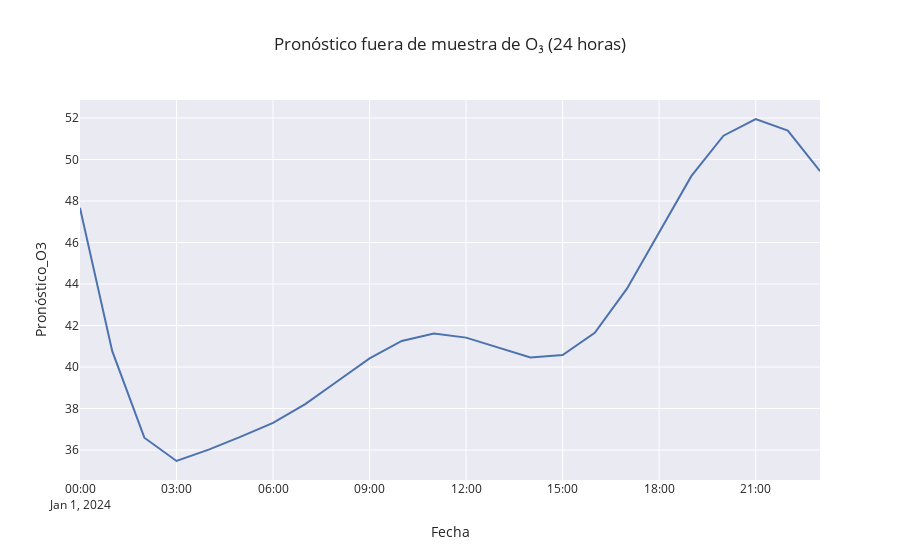

The notebook cell saved with this chart:
### Code cell
import numpy as np
import pandas as pd
import plotly.express as px
from sklearn.preprocessing import MinMaxScaler

def predecir_futuro(model, data_esc, lags, pasos_a_futuro, scaler, index_original):
    """
    Realiza predicción fuera de muestra paso a paso con un modelo LSTM univariado.
    
    Parámetros:
    - model: modelo LSTM ya entrenado
    - data_esc: datos escalados (array 2D o DataFrame) de la variable objetivo
    - lags: número de pasos anteriores que usa el modelo
    - pasos_a_futuro: cantidad de pasos a predecir
    - scaler: objeto MinMaxScaler ajustado con train
    - index_original: índice temporal del DataFrame original para generar fechas futuras

    Devuelve:
    - DataFrame con fechas futuras y predicciones desescaladas
    """

    # 1. Extraer última secuencia de entrada conocida
    última_secuencia = data_esc[-lags:].reshape(1, lags, 1)
    secuencia_actual = última_secuencia.copy()

    # 2. Generar predicciones en cadena
    predicciones = []
    for _ in range(pasos_a_futuro):
        pred = model.predict(secuencia_actual, verbose=0)[0][0]
        predicciones.append(pred)
        nueva_secuencia = np.append(secuencia_actual[0, 1:, 0], pred).reshape(1, lags, 1)
        secuencia_actual = nueva_secuencia

    # 3. Desescalar predicciones
    predicciones_desescaladas = scaler.inverse_transform(np.array(predicciones).reshape(-1, 1)).flatten()

    # 4. Generar fechas futuras
    última_fecha = index_original[-1]
    frecuencia = pd.infer_freq(index_original)
    if frecuencia is None:
        frecuencia = 'H'  # frecuencia por defecto (horaria)
    fechas_futuras = pd.date_range(
        start=última_fecha + pd.to_timedelta(f'1{frecuencia}'),
        periods=pasos_a_futuro,
        freq=frecuencia
    )

    # 5. Crear DataFrame con resultados
    df_forecast = pd.DataFrame({
        'Fecha': fechas_futuras,
        'Pronóstico_O3': predicciones_desescaladas
    }).set_index('Fecha')

    return df_forecast

# Ejemplo de uso:
df_forecast = predecir_futuro(
    model=model,
    data_esc=data_test_scaled,
    lags=24,
    pasos_a_futuro=24,
    scaler=scaler,
    index_original=data_test.index
)

px.line(df_forecast, y='Pronóstico_O3', title='Pronóstico fuera de muestra de O₃ (24 horas)').show()

### Figure 1 — Plotly figure (JSON) as saved in the notebook; plotly's stock layout.template omitted (floating-point values rounded to 4 significant figures)
{"data": [{"hovertemplate": "Fecha=%{x}<br>Pronóstico_O3=%{y}<extra></extra>", "legendgroup": "", "line": {"color": "rgb(76,114,176)", "dash": "solid"}, "marker": {"symbol": "circle"}, "mode": "lines", "name": "", "orientation": "v", "showlegend": false, "type": "scatter", "x": ["2024-01-01T00:00:00", "2024-01-01T01:00:00", "2024-01-01T02:00:00", "2024-01-01T03:00:00", "2024-01-01T04:00:00", "2024-01-01T05:00:00", "2024-01-01T06:00:00", "2024-01-01T07:00:00", "2024-01-01T08:00:00", "2024-01-01T09:00:00", "2024-01-01T10:00:00", "2024-01-01T11:00:00", "2024-01-01T12:00:00", "2024-01-01T13:00:00", "2024-01-01T14:00:00", "2024-01-01T15:00:00", "2024-01-01T16:00:00", "2024-01-01T17:00:00", "2024-01-01T18:00:00", "2024-01-01T19:00:00", "2024-01-01T20:00:00", "2024-01-01T21:00:00", "2024-01-01T22:00:00", "2024-01-01T23:00:00"], "xaxis": "x", "y": [47.67, 40.78, 36.6, 35.47, 36.02, 36.65, 37.31, 38.21, 39.31, 40.42, 41.26, 41.62, 41.42, 40.93, 40.46, 40.58, 41.65, 43.78, 46.52, 49.2, 51.15, 51.95, 51.39, 49.44], "yaxis": "y"}], "layout": {"legend": {"tracegroupgap": 0}, "title": {"text": "Pronóstico fuera de muestra de O₃ (24 horas)"}, "xaxis": {"anchor": "y", "domain": [0, 1], "title": {"text": "Fecha"}}, "yaxis": {"anchor": "x", "domain": [0, 1], "title": {"text": "Pronóstico_O3"}}}}
